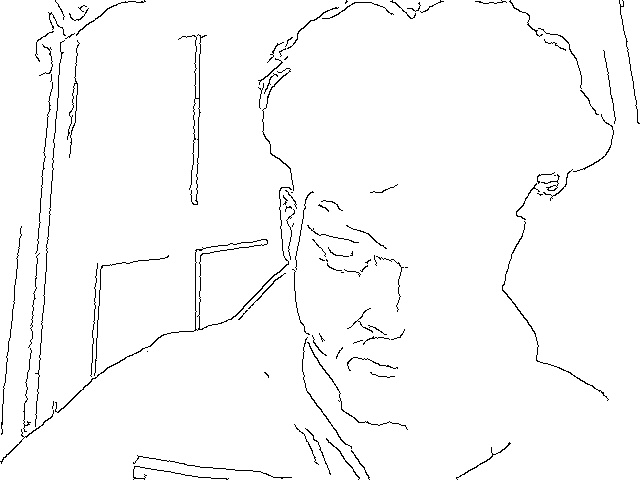
#> input picture Captures/1.jpg, 640 x 480 px, given in place of the camera
$ python LiveSketch.py
#> lines starting #> are read from the running program, lines starting #| are printed output that depends on the picture
#> further down, frame is the input picture: shape (480, 640, 3); min 0, max 255, mean 249.2
import cv2
import numpy as np
import os

def sketchUP(image, detail):
    # Convert image to gray-scale
#> called with detail = 50
    gray = cv2.cvtColor(image, cv2.COLOR_BGR2GRAY)

    # Smoothen out the image using Gaussian Blur. This also removes any noise present in the image.
    blur_gray = cv2.GaussianBlur(gray, (5,5), 0)
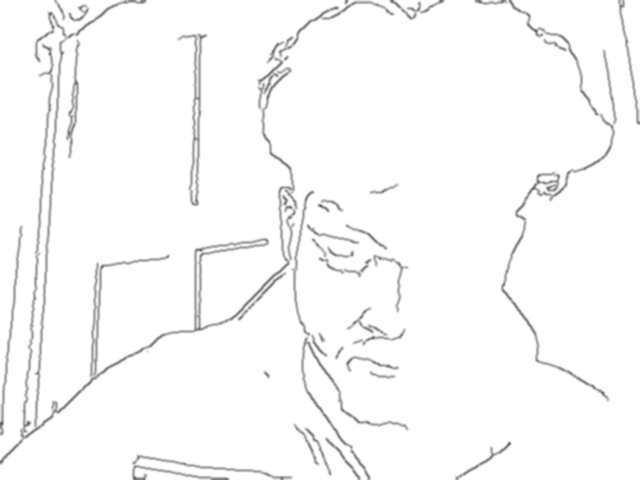
#> blur_gray: shape (480, 640); min 91, max 255, mean 249.1

    # Extract edges. This will give us the sketch effect.
    canny_edges = cv2.Canny(blur_gray, detail, 70)
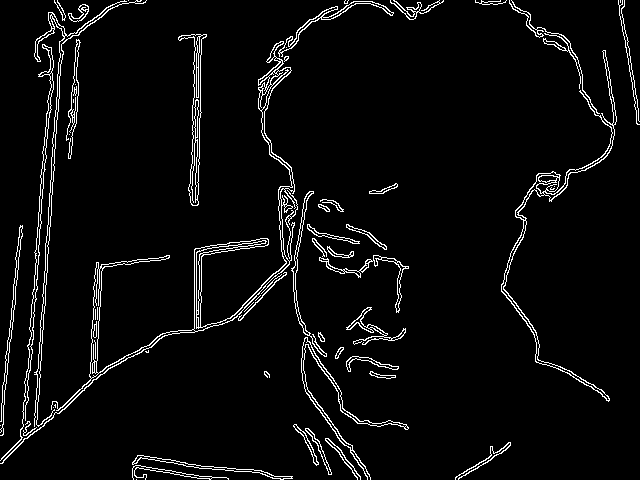
#> canny_edges: shape (480, 640); 4.5% white in thin lines or dots

    # Do an invert binarize the image
    ret, mask = cv2.threshold(canny_edges, 70, 255, cv2.THRESH_BINARY_INV)
#> mask: shape (480, 640); 95.5% white; black in thin lines or dots
    return mask

def save_image(image, path, file_num):

	if not os.path.exists(path):
		os.mkdir(path)

	cv2.imwrite(path + str(file_num)+ '.jpg', image)
	print ("::: Image has been saved.")


if __name__ == '__main__':

	DETAIL = 50
	PATH = "./Captures/"
	cap = cv2.VideoCapture(0)
	count = 0

	print('::: sketchUP :::')
	print('Press Q to exit.')
	print('Press S to Capture the sketch.')

	while True:
		ret, frame = cap.read()
		sketch = sketchUP(frame, DETAIL)
		cv2.imshow('SketchUP - Press Q to Quit.', sketch)
		if cv2.waitKey(0) == ord('q'):
#> (key q is pressed here)
			break
		elif cv2.waitKey(0) == ord('s'):
			count += 1
			save_image(sketch, PATH, count)

	cap.release()
	cv2.destroyAllWindows()
